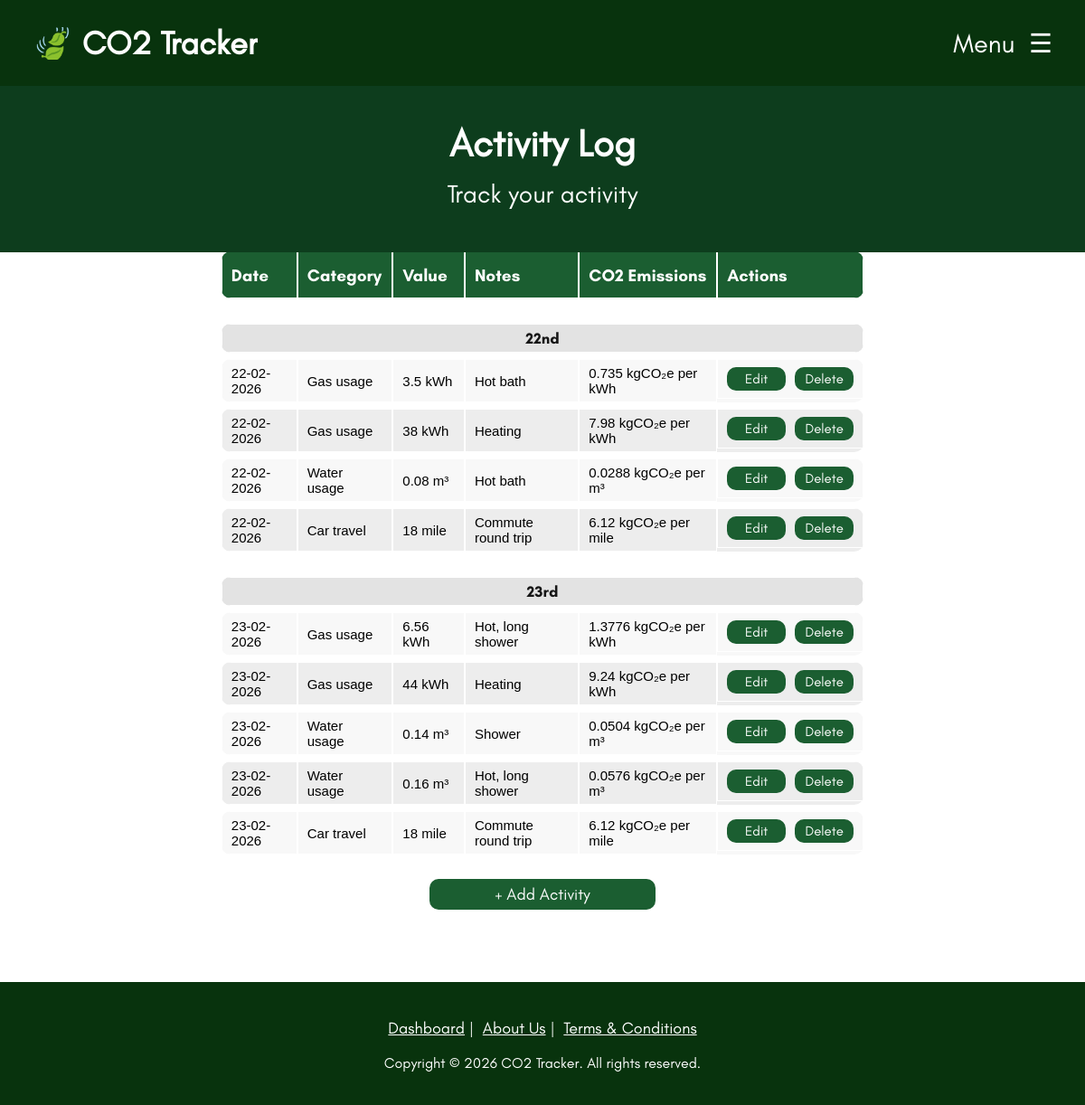
The page /activity-log.php?date=02-26 (signed in) on the database its author committed.
### tables this page shows
CREATE TABLE Activity_Log
(
	Log_ID INTEGER PRIMARY KEY AUTOINCREMENT,
	User_ID INTEGER NOT NULL,
	Category_ID INTEGER NOT NULL,
	Value INTEGER NOT NULL,
	Activity_Date DATETIME NOT NULL,
	Notes TEXT,
	Calculated_Emissions REAL NOT NULL
);

CREATE TABLE Emission_Category
(
	Category_ID TEXT PRIMARY KEY,
	Name TEXT NOT NULL,
	Description TEXT NOT NULL,
	Unit TEXT NOT NULL,
	Average REAL NOT NULL,
	Emission_Factor REAL NOT NULL,
	Emission_Unit TEXT NOT NULL
);

### components/functions.php (the view, shortened to what this page needs)
<?php
function dbConnect()
{
  $db = new SQLite3(__DIR__ . "/data.db");
  $db->enableExceptions(true);
  return $db;
}
function DisplayActivityLog()
{
  $current_month_datetime = new DateTime('first day of this month 00:00:00');
  $current_m_y = $current_month_datetime->format('m-y');
  $selected_month_param = isset($_GET['date']) ? $_GET['date'] : $current_m_y;
  $selected_month_datetime = DateTime::createFromFormat('m-y', $selected_month_param);
  $selected_month_datetime->modify('first day of this month 00:00:00');
  $prev_month = (clone $selected_month_datetime)->modify('-1 month')->format('m-y');
  $next_month = (clone $selected_month_datetime)->modify('+1 month')->format('m-y');
  echo "<div class='activity-month-select-container'>";
  echo "<a href='?date=$prev_month' class='month-select-arrow'>❮</a>";
  echo "<p class='activity-month-header'>" . $selected_month_datetime->format('F Y') . "</p>";
  if ($selected_month_datetime < $current_month_datetime) {
    echo "<a href='?date=$next_month' class='month-select-arrow'>❯</a>";
  } else {
    echo "<p> </p>";
  }
  echo "</div>";
  if ($selected_month_datetime < $current_month_datetime) {
    echo "<div class='month-select-today'><a href='?date=" . $current_m_y . "'>Jump to now</a></div>";
  }
  DisplayThisMonthsActivities($selected_month_datetime);
}
function DisplayThisMonthsActivities($selected_month_datetime)
{
    $db = dbConnect();
    $month = $selected_month_datetime->format('m-Y');
    $stmt = $db->prepare("
            SELECT AL.*, U.Username, C.Name, C.Unit, C.Emission_Unit
            FROM Activity_Log AL
            INNER JOIN User U ON AL.User_ID = U.User_ID
            INNER JOIN Emission_Category C ON AL.Category_ID = C.Category_ID
            WHERE U.User_ID = :user_id
            AND substr(Activity_Date, 4, 7) = :selected_month
            ORDER BY AL.Activity_Date ASC
        ");
    $stmt->bindValue(':user_id', $_SESSION['user_id'], SQLITE3_INTEGER);
    $stmt->bindValue(':selected_month', $month, SQLITE3_TEXT);
    $results = $stmt->execute();
    if ($results) {
    $lastDate = "";
    echo "
            <table class='activities-table'>
            <tr>
                <th>Date</th>
                <th>Category</th>
                <th>Value</th>
                <th>Notes</th>
                <th>CO2 Emissions</th>
                <th>Actions</th>
            </tr>";
    while ($row = $results->fetchArray(SQLITE3_ASSOC)) {
        $currentDate = $row['Activity_Date'];
        $dateTime = DateTime::createFromFormat('d-m-Y', $currentDate);
        $dateFormatted = $dateTime->format('jS');
        if ($currentDate !== $lastDate) {
        echo "
                    <tr></tr>
                    <tr></tr>
                    <tr></tr>
                    <tr class='date-break'>
                        <td colspan='6'><p>" . $dateFormatted . "</p></td>
                    </tr>";
        $lastDate = $currentDate;
        }
        $logId = $row['Log_ID'];
        $escapedNotes = htmlspecialchars($row['Notes'], ENT_QUOTES);
        $escapedValue = htmlspecialchars($row['Value'], ENT_QUOTES);
        $dateForEditInput = $dateTime->format('Y-m-d');
        echo "
                <tr id='row-{$logId}'>
                    <td>{$row['Activity_Date']}</td>
                    <td>{$row['Name']}</td>
                    <td>{$row['Value']} {$row['Unit']}</td>
                    <td>{$row['Notes']}</td>
                    <td>{$row['Calculated_Emissions']} {$row['Emission_Unit']}</td>
                    <td class='action-buttons'>
                        <button onclick='openEditModal({$logId}, \"{$dateForEditInput}\", \"{$escapedValue}\", \"{$escapedNotes}\")' class='edit-delete-button'>Edit</button>
                        <button onclick='confirmDelete({$logId})' class='edit-delete-button'>Delete</button>
                    </td>
                </tr>";
    }
    echo "</table>";
    echo "<div class='add-activity-btn-container'><button onclick='openAddModal()' class='add-activity-btn'>+ Add Activity</button></div>";
    }
    else {
        echo "No activities found or query failed.";
    }
}
?>

### css/style.css (style rules this page uses)
:root { --lighter-theme-colour: #1b5e31; --main-theme-colour: #0d3d1d; --darker-theme-colour: #08330d; --error-colour: #ff1313; }
body { margin-block: 0; min-height: 100vh; display: flex; flex-direction: column; font-size: 18px; font-family: Arial, Helvetica, sans-serif; }
.activity-month-select-container { display: flex; justify-content: space-between; align-items: center; margin-bottom: 20px; }
.activity-month-header { font-family: Glacial Indifference; font-size: 30px; text-align: center; }
.month-select-arrow { font-size: 30px; color: var(--main-theme-colour); cursor: pointer; text-decoration: none; }
.month-select-today, .month-select-today a { text-align: center; text-decoration: underline; font-size: 15px; color: #808080; margin-top: -42px; margin-bottom: 25px; }
.activities-table { font-family: arial, sans-serif; font-size: 15px; width: 100%; border-collapse: separate; border-spacing: 0px 7px; border-radius: 10px; margin-bottom: 50px; }
table td, th { border: 1px solid white; text-align: left; padding: 6px 10px; height: 2em; }
th { font-family: 'Glacial Indifference Bold'; background-color: var(--lighter-theme-colour); color: white; font-size: 19px; }
.date-break td { height: 0.5rem !important; padding: 0px !important; background-color: #e3e3e3 !important; text-align: center !important; }
.date-break td p { margin: 5px !important; font-size: 17px; font-family: 'Glacial Indifference Bold'; opacity: 0.9; }
table tr:nth-child(even) { background-color: #f8f8f8; }
table tr { clip-path: xywh(0 0 100% 100% round 0.7em); background-color: #ededed; }
.edit-delete-button { border-radius: 10px; padding: 4px 10px; color: white; width: 65px; font-family: 'Glacial Indifference'; font-size: 15px; background-color: var(--lighter-theme-colour); border: none; cursor: pointer; }
.action-buttons { display: flex; justify-content: center; align-items: center; gap: 10px; }
.add-activity-btn { border-radius: 10px; padding: 6px 10px; color: white; font-size: 18px; font-family: 'Glacial Indifference'; background-color: var(--lighter-theme-colour); border: none; cursor: pointer; margin: 0 auto; width: 250px; }
.add-activity-btn-container { text-align: center; margin-top: -30px; margin-bottom: 80px; }

### rows shown on the page
activity_log: Activity_Date "22nd", Activity_Date "22-02-2026", Category_ID.Name "Gas usage", Value "3.5", Category_ID.Unit "kWh", Notes "Hot bath", Calculated_Emissions "0.735", Category_ID.Emission_Unit "kgCO₂e per kWh"
activity_log: Activity_Date "22-02-2026", Category_ID.Name "Gas usage", Value "38", Category_ID.Unit "kWh", Notes "Heating", Calculated_Emissions "7.98", Category_ID.Emission_Unit "kgCO₂e per kWh"
activity_log: Activity_Date "22-02-2026", Category_ID.Name "Water usage", Value "0.08", Category_ID.Unit "m³", Notes "Hot bath", Calculated_Emissions "0.0288", Category_ID.Emission_Unit "kgCO₂e per m³"
activity_log: Activity_Date "22-02-2026", Category_ID.Name "Car travel", Value "18", Category_ID.Unit "mile", Notes "Commute round trip", Calculated_Emissions "6.12", Category_ID.Emission_Unit "kgCO₂e per mile"
activity_log: Activity_Date "23rd", Activity_Date "23-02-2026", Category_ID.Name "Gas usage", Value "6.56", Category_ID.Unit "kWh", Notes "Hot, long shower", Calculated_Emissions "1.3776", Category_ID.Emission_Unit "kgCO₂e per kWh"
activity_log: Activity_Date "23-02-2026", Category_ID.Name "Gas usage", Value "44", Category_ID.Unit "kWh", Notes "Heating", Calculated_Emissions "9.24", Category_ID.Emission_Unit "kgCO₂e per kWh"
activity_log: Activity_Date "23-02-2026", Category_ID.Name "Water usage", Value "0.14", Category_ID.Unit "m³", Notes "Shower", Calculated_Emissions "0.0504", Category_ID.Emission_Unit "kgCO₂e per m³"
activity_log: Activity_Date "23-02-2026", Category_ID.Name "Water usage", Value "0.16", Category_ID.Unit "m³", Notes "Hot, long shower", Calculated_Emissions "0.0576", Category_ID.Emission_Unit "kgCO₂e per m³"
activity_log: Activity_Date "23-02-2026", Category_ID.Name "Car travel", Value "18", Category_ID.Unit "mile", Notes "Commute round trip", Calculated_Emissions "6.12", Category_ID.Emission_Unit "kgCO₂e per mile"
